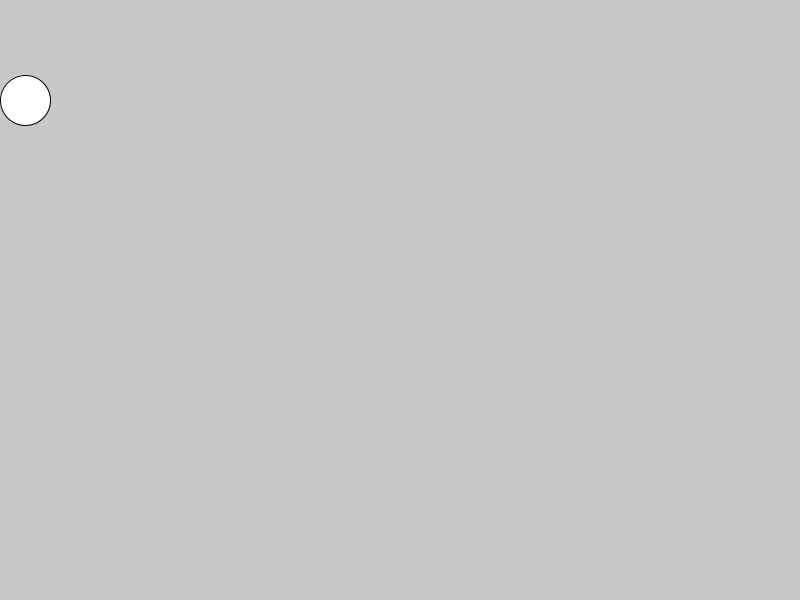
Frame 1 (no input)
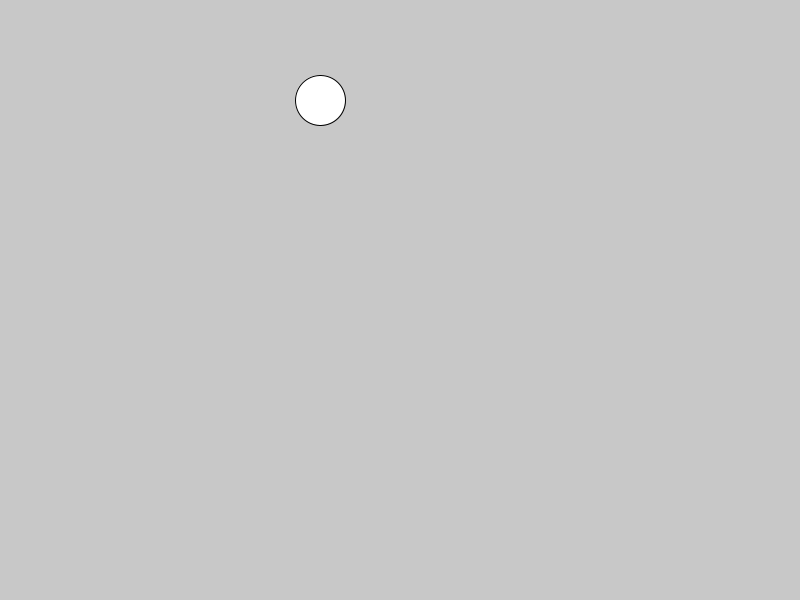
Frame 60 (the mouse pressed at the canvas centre just before this capture)
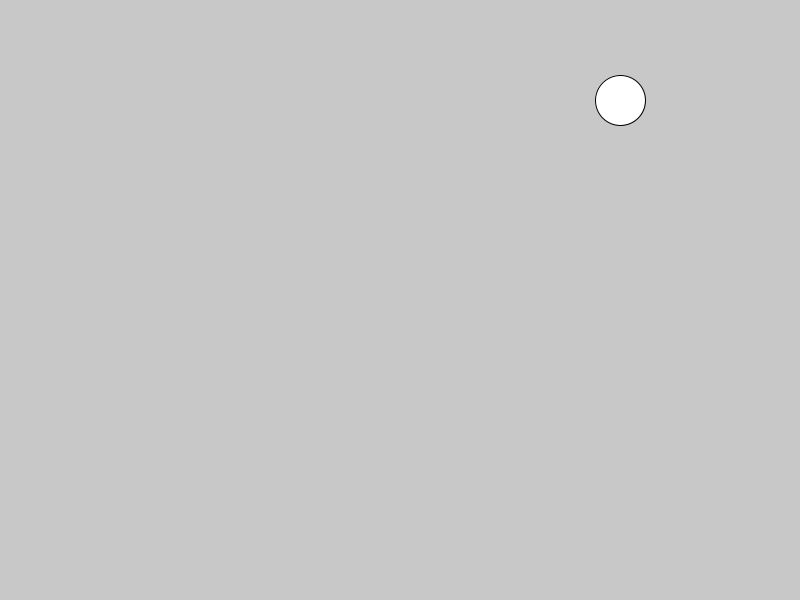
Frame 120 (the mouse held since frame 60 and released just before this capture)

The Processing sketch that drew these frames (run headless with seeded random() and noise(); from frame 60 on, the mouse is pressed at the canvas centre):

// Processing sketch: lecture_09_03_bouncingBall_1D_color
// ── lecture_09_03_bouncingBall_1D_color.pde
int x; // ball’s position
int xdir; // ball’s direction
int diam; //ball’s diameter

void setup() {
  size(800, 600);
  x = 25;
  xdir = 5;
  diam = 50;
}

void draw() {
  background(200);
  ellipse(x, 100, diam, diam);
  x = x + xdir; // ball movement
  if (x + diam/2  > 800) {
    xdir = xdir * -1;
    fill(255, 0, 0);
  }
  if (x - diam/2 < 0) {
    xdir = xdir * -1;
    fill(255, 255, 0);
  }
}
